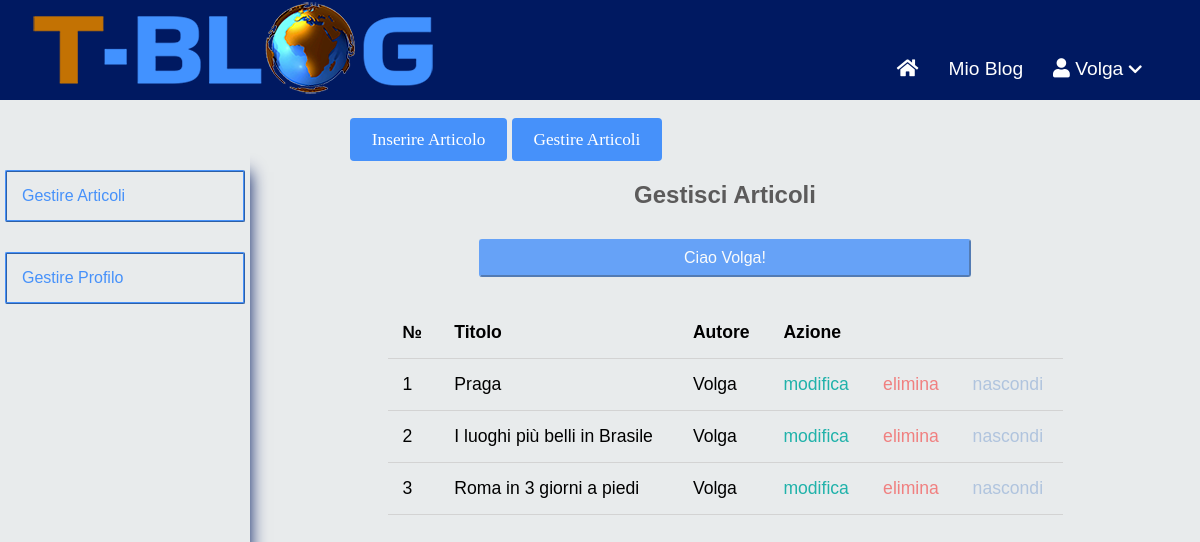
Screenshot of /tblog/dashboard/posts/index_user.php (signed in) with the database file from the repository.
### tables this page shows
CREATE TABLE `posts` (
  `id` int(11) NOT NULL,
  `user_id` int(11) NOT NULL,
  `topic_id` int(11) DEFAULT NULL,
  `title` varchar(255) NOT NULL,
  `image` varchar(255) NOT NULL,
  `body` text NOT NULL,
  `published` tinyint(4) NOT NULL,
  `created_at` datetime NOT NULL DEFAULT current_timestamp()
);

CREATE TABLE `users` (
  `id` int(11) NOT NULL,
  `admin` tinyint(4) NOT NULL,
  `username` varchar(255) NOT NULL,
  `email` varchar(255) NOT NULL,
  `phone` varchar(255) NOT NULL,
  `password` varchar(255) NOT NULL,
  `created_at` timestamp NOT NULL DEFAULT current_timestamp()
);

### tblog/app/database/db.php (called while the page is built, shortened)
<?php
require('connect.php');
function getPostsWhithUsername()
{
	global $conn;
	$sql = "SELECT
				p.*, u.username
			FROM posts AS p
			JOIN users AS u
			ON p.user_id=u.id
			ORDER BY p.created_at DESC";
	$stmt = $conn->prepare($sql);
	$stmt->execute();
	$records = $stmt->get_result()->fetch_all(MYSQLI_ASSOC);
	return $records;
}
function getUserPosts($userId)
{
	global $conn;
	$sql = "SELECT
				p.*, u.username
			FROM posts AS p
			JOIN users AS u
			ON p.user_id=u.id
			WHERE p.user_id = $userId
			ORDER BY p.created_at DESC";
	$stmt = $conn->prepare($sql);
	$stmt->execute();
	$records = $stmt->get_result()->fetch_all(MYSQLI_ASSOC);
	return $records;
}
?>

### tblog/app/controllers/posts.php (called while the page is built, shortened)
<?php
include(ROOT_PATH . "/app/database/db.php");
$posts = getPostsWhithUsername();
?>

### tblog/dashboard/posts/index_user.php (the view, shortened to what this page needs)
<?php include("../../path.php");
    include(ROOT_PATH . "/app/controllers/posts.php");
    $userPosts = getUserPosts($_SESSION['id']);
?>
<!DOCTYPE html>
<html lang="it">
    <head>
        <link rel="stylesheet" href="https://use.fontawesome.com/releases/v5.7.2/css/all.css"
>
        <link rel="stylesheet" href="../../assets/css/style.css">
    </head>
    <body>
        <?php include(ROOT_PATH . "/app/includes/dashboard_header.php");?>
        <div class="admin-wrapper">
            <?php include(ROOT_PATH . "/app/includes/left_sidebar_user.php");?>
            <div class="admin-content">
            <div class="button-group">
                <a href="create_user.php" class="btn btn-big">Inserire Articolo</a>
                <a href="index_user.php" class="btn btn-big">Gestire Articoli</a>
            </div>
            <div class="content">
                <h2 class="page-title">Gestisci Articoli</h2>
                <?php include(ROOT_PATH . "/app/includes/messages.php"); ?>
                <table>
                    <thead>
                        <th>&#8470;</th>
                        <th>Titolo</th>
                        <th>Autore</th>
                        <th colspan="3">Azione</th>
                    </thead>
                    <tbody>
                        <?php foreach ($userPosts as $key => $post): ?>
                            <tr>
                                <td><?php echo $key+1; ?></td>
                                <td><?php echo $post['title']; ?></td>
                                <td><?php echo $post['username']; ?></td>
                                <td><a href="edit_user.php? id=<?php echo $post['id']; ?>" class="edit">modifica</a></td>
                                <td><a href="edit_user.php? delete_id=<?php echo $post['id']; ?>" class="delete">elimina</a></td>
                                <?php if ($post['published']): ?>
                                    <td><a href="edit_user.php?published=0&p_id=<?php echo $post['id'] ?>" class="unpublish">nascondi</a></td>
                                <?php else: ?>
                                    <td><a href="edit_user.php?published=1&p_id=<?php echo $post['id'] ?>" class="publish">pubblica</a></td>
                                <?php endif; ?>
                            </tr>
                        <?php endforeach ?>
                    </tbody>
                </table>
            </div>
        </div>
    </body>
</html>

### tblog/assets/css/style.css (style rules this page uses)
* { box-sizing: border-box; }
html, body { height: 100%; padding: 0px; margin: 0px; background: #E8EBEC; font-family: sans-serif; }
h2, h3, h4, h5, h6 { color: #5c5b5b; margin: 5px; }
a { text-decoration: none; color: inherit; }
.btn { padding: .5rem 1rem; background: #4691fa; color: white; border: 1px solid transparent; border-radius: .25rem; font-size: 1.08em; font-family: serif; }
.btn-big { padding: .7rem 1.3rem; line-height: 1.3rem; }
.content { width: 90%; margin: 30px auto 30px; }
.admin-wrapper { display: flex; height: calc(100% - 140px); margin-top: 40px; }
.admin-wrapper .admin-content { flex: 7.5; height: calc(100% + 40px); padding: 30px 100px 100px; overflow-y: scroll; margin-top: -40px; }
.admin-content .page-title { text-align: center; margin-bottom: 1.5rem; }
table { width: 100%; border-collapse: collapse; font-size: 1.1rem; }
th, td { padding: 15px; text-align: left; border-bottom: 1px solid #d3d3d3; }
.edit { color:lightseagreen; }
.delete { color: lightcoral; }
.unpublish, .user { color: lightsteelblue; }

### rows the page displays
posts: title "Praga", user.username "Volga"
posts: title "I luoghi più belli in Brasile", user.username "Volga"
posts: title "Roma in 3 giorni a piedi", user.username "Volga"

### other values shown
$_SESSION['username'] "Volga"
$_SESSION['message'] "Ciao"
